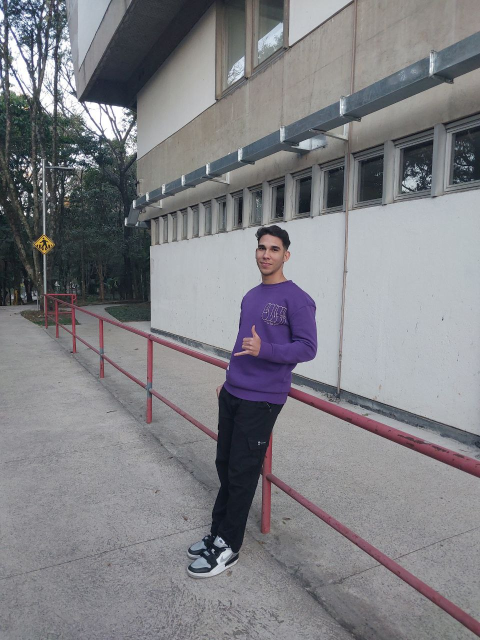
#> input picture input.png, 960 x 1280 px, given in place of the camera (shown at 1/2 size)
$ python main.py
#> lines starting #> are read from the running program, lines starting #| are printed output that depends on the picture
#> in __init__, frame is the input picture: shape (1280, 960, 3); mean B, G, R 132.1, 127.7, 127.8
### src/utils/hud.py
import cv2

class HUD:
    def __init__(self, width, height):
        self.width = width
        self.height = height
        self.active = True

        # Standard exhibition styling
        self.font = cv2.FONT_HERSHEY_SIMPLEX
        self.primary_color = (0, 255, 255)  # Yellow (Titles)
        self.secondary_color = (220, 220, 220) # Off-white (Info)
        self.warning_color = (150, 150, 255) # Light Red/Pink (Alerts)

    def toggle(self):
        self.active = not self.active

    def render(self, frame, effect_name, method_name, remaining_time=None, extra_info=""):
        """
        Draws the interface.
        :param extra_info: Optional status message (e.g., 'No BG Captured')
        """
        if not self.active:
            return

        # 1. Top Left: Effect Status
        self._draw_text(frame, f"EFEITO: {effect_name}", (20, 40), 0.8, self.primary_color)

        if remaining_time is not None:
            self._draw_text(frame, f"Prox. em: {remaining_time:.1f}s", (20, 70), 0.6, self.secondary_color)

        self._draw_text(frame, method_name, (20, 100), 0.5, self.secondary_color)

        # 2. Status / Warning Line (Just below the method name)
        if extra_info:
            self._draw_text(frame, extra_info, (20, 130), 0.6, self.warning_color)

        # 3. Bottom: Controls (Dynamic positioning based on screen height)
        h = frame.shape[0]
        help_text = "n:Prox | m:Modo | b:Fundo | o:Eng | d:HUD | q:Sair"
        self._draw_text(frame, help_text, (20, h - 20), 0.5, self.secondary_color)

    def _draw_text(self, img, text, pos, scale, color):
        """Helper to draw text with a subtle black outline for contrast"""
        # Outline (Black)
        cv2.putText(img, text, pos, self.font, scale, (0, 0, 0), 3, cv2.LINE_AA)
        # Foreground (Color)
        cv2.putText(img, text, pos, self.font, scale, color, 1, cv2.LINE_AA)

### src/core/optFlow.py
import cv2
import numpy as np

class OpticalFlowEngine:
    def __init__(self, method="DIS", scale=0.25):
        self.scale = scale
        self.prev_gray = None
        self.method = method.upper()

        # Initialize DIS (Fastest advanced CPU method)
        self.dis = cv2.DISOpticalFlow_create(cv2.DISOPTICAL_FLOW_PRESET_FAST)

        self.tvl1 = None
        if hasattr(cv2, 'optflow'):
            self.tvl1 = cv2.optflow.createOptFlow_DualTVL1()
            self.tvl1.setInnerIterations(5)
            self.tvl1.setOuterIterations(2)
            self.tvl1.setTau(0.15)

    # [4 lines left out: function set_method, not called in this run]

    def update(self, frame_bgr):
        gray = cv2.cvtColor(frame_bgr, cv2.COLOR_BGR2GRAY)

        if self.prev_gray is None:
            self.prev_gray = gray
            return np.zeros((gray.shape[0], gray.shape[1], 2), dtype=np.float32)

        # 1. Downscale for real-time performance
        prev_small = cv2.resize(self.prev_gray, None, fx=self.scale, fy=self.scale)
        curr_small = cv2.resize(gray, None, fx=self.scale, fy=self.scale)

        # 2. Dispatch to selected Algorithm
        if self.method == "DIS":
            flow_small = self.dis.calc(prev_small, curr_small, None)

        elif self.method == "TVL1":
            flow_small = self.tvl1.calc(prev_small, curr_small, None)

        else: # Default: Farneback (from your backSubtr.py)
            flow_small = cv2.calcOpticalFlowFarneback(
                prev_small, curr_small, None,
                0.5, 3, 15, 3, 5, 1.2, 0
            )

        # 1. Definir o limite mínimo de movimento (magnitude)
        # Ajuste esse valor de acordo com a sensibilidade desejada
        mag_threshold = 0.15

        # 2. Separar os canais X e Y do fluxo
        u = flow_small[..., 0]
        v = flow_small[..., 1]

        # 3. Calcular a magnitude do vetor de movimento para cada pixel
        magnitude = np.hypot(u, v)

        # 4. Zerar (eliminar) os vetores cuja magnitude for menor que o threshold
        flow_small[magnitude < mag_threshold] = 0

        flow_small = flow_small * 2

        # 5. Aplicar a suavização Gaussiana apenas nos movimentos relevantes que restaram
        #flow_small = cv2.GaussianBlur(flow_small, (15, 15), 5.0)

        # 6. Upscale back to original resolution
        h, w = gray.shape
        flow = cv2.resize(flow_small, (w, h))
        flow *= (1.0 / self.scale)

        self.prev_gray = gray.copy()
        return flow

### src/core/background.py
import cv2
import numpy as np
import time
from scipy import ndimage


class BackgroundProcessor:
    def __init__(self):
        self.bg_base = None       # Static Background Model
        self.flow_acc = None      # Motion Accumulator
        self.use_flow_mask = False # Toggle: False=Static, True=Flow

        # Ported Parameters from your script
        self.BIG_K_SIZE = 31
        self.SMALL_K_SIZE = 11
        self.NOISE_THRESHOLD = 2.0
        self.DECAY = 0.90

        self.weight_y = 0.3
        self.weight_cr = 1.2
        self.weight_cb = 1.2

    def set_mode(self, use_flow):
        """Switches between Static BG and Optical Flow masking."""
        self.use_flow_mask = use_flow

    # [25 lines left out: function capture_static_model, not called in this run]

    def get_mask(self, frame, flow):
        """Dispatches to the correct logic based on user selection."""
        if self.use_flow_mask:
            return self._mask_from_flow(flow)
        else:
            return self._mask_from_static(frame)

    def _mask_from_static(self, frame):
        """
        Ported from make_foreground_mask.
        Uses YCrCb difference and Otsu thresholding.
        """
        if self.bg_base is None:
            return np.zeros(frame.shape[:2], dtype=np.uint8)

        # 1. YCrCb Difference
        f_ycc = cv2.cvtColor(frame, cv2.COLOR_BGR2YCrCb)
        b_ycc = cv2.cvtColor(self.bg_base, cv2.COLOR_BGR2YCrCb)
        diff = cv2.absdiff(f_ycc, b_ycc)

        # 2. Weighted Score Port
        # Y=0.5, Cr=1.0, Cb=1.0
        score = (self.weight_y * diff[..., 0] + self.weight_cr * diff[..., 1] + self.weight_cb * diff[..., 2])
        score_u8 = np.clip(score, 0, 255).astype(np.uint8)

        # 3. Otsu Thresholding
        _, mask = cv2.threshold(score_u8, 0, 255, cv2.THRESH_BINARY + cv2.THRESH_OTSU)

        return self._post_process(mask)

    # [61 lines left out: functions _mask_from_flow, _post_process, not called in this run]

### src/utils/benchmarker.py
import numpy as np
import time
import csv
import os
import cv2

class FlowBenchmarker:
    def __init__(self, filename="flow_study_results.csv", sample_interval=0.5):
        """
        :param filename: Where to save the data.
        :param sample_interval: How often to write to disk (in seconds).
                                0.5 means 2 logs per second.
        """
        self.filename = filename
        self.sample_interval = sample_interval
        self.last_log_time = 0
        self.headers = ["Timestamp", "Method", "Latency_ms", "Energy", "Sparsity_pct"]

        # Initialize file with headers if it doesn't exist
        if not os.path.exists(self.filename):
            with open(self.filename, 'w', newline='') as f:
                writer = csv.writer(f)
                writer.writerow(self.headers)

    def log(self, method_name, flow, latency_ms):
        """
        Smart logging: checks if enough time has passed.
        If yes, calculates metrics and saves. If no, does nothing.
        """
        now = time.time()

        # 1. THROTTLE: Stop if we logged too recently
        if (now - self.last_log_time) < self.sample_interval:
            return

        # 2. CALCULATE: Only do the math if we are going to save it
        mag, _ = cv2.cartToPolar(flow[..., 0], flow[..., 1])
        energy = np.mean(mag)

        # Sparsity: % of pixels that are moving (magnitude > 1.0)
        # We multiply by 100 to get a readable percentage (0-100)
        sparsity = (np.count_nonzero(mag > 1.0) / mag.size) * 100

        timestamp_str = time.strftime("%H:%M:%S", time.localtime(now))

        # 3. WRITE: Append to CSV
        try:
            with open(self.filename, 'a', newline='') as f:
                writer = csv.writer(f)
                writer.writerow([timestamp_str, method_name, f"{latency_ms:.2f}", f"{energy:.4f}", f"{sparsity:.2f}"])

            # Update the last log time ONLY after a successful write
            self.last_log_time = now

        except PermissionError:
            # Failsafe: If you have the CSV open in Excel, this prevents the app from crashing
            print("Warning: Could not write to CSV (File might be open).")

### src/effects/timeTunnel.py
import cv2
import numpy as np
from collections import deque
from .baseEffect import BaseEffect

class TimeTunnelEffect(BaseEffect):
    def __init__(self, max_clones=8, frame_delay=6, color_shift=True):
        """
        :param max_clones: Number of clones in the tunnel.
        :param frame_delay: Space (in frames) between each clone.
        :param color_shift: If True, each deeper clone gets a different tint.
        """
        super().__init__("TIME_TUNNEL")
        self.max_clones = max_clones
        self.frame_delay = frame_delay
        self.color_shift = color_shift

        # Buffer stores (Isolated_Person_Image, Mask)
        self.buffer = deque(maxlen=max_clones * frame_delay + 1)

    def apply(self, frame, flow, mask, pose_results=None):
        h, w = frame.shape[:2]

        # 1. Isolate the person immediately (Black background)
        # We only store the 'cutout' to save memory and processing
        person_isolated = np.zeros_like(frame)
        cv2.copyTo(frame, mask, person_isolated)

        # 2. Store current cutout and mask in history
        self.buffer.append((person_isolated.copy(), mask.copy()))

        # 3. Create the Black Canvas for the effect
        canvas = np.zeros_like(frame)

        # 4. Layer Clones: Deepest (oldest) first, Current (newest) last
        for i in range(self.max_clones, 0, -1):
            idx = -(i * self.frame_delay)

            if abs(idx) < len(self.buffer):
                past_person, past_mask = self.buffer[idx]

                if self.color_shift:
                    # Apply a 'Time-Tunnel' tint: older clones fade to blue/purple
                    tint_factor = 1.0 - (i / self.max_clones)
                    clone_to_draw = cv2.addWeighted(
                        past_person, tint_factor,
                        np.zeros_like(past_person), 0, 0
                    )
                    # Shift color hue slightly for each step
                    # (Simplified: just reduce brightness/saturation for depth)
                else:
                    clone_to_draw = past_person

                # Paste the past person onto the black canvas
                cv2.copyTo(clone_to_draw, past_mask, canvas)

        # 5. Final Layer: The 'Present' Person
        cv2.copyTo(person_isolated, mask, canvas)

        return canvas

    def reset(self):
        self.buffer.clear()

class DrosteTunnelEffect(BaseEffect):
    def __init__(self, scale_factor=0.95, zoom_speed=2):
        """
        :param scale_factor: How much each 'step' shrinks (0.9 to 0.99).
        :param zoom_speed: How many pixels the tunnel shifts per frame.
        """
        super().__init__("DROSTE_TUNNEL")
        self.scale_factor = scale_factor
        self.canvas = None

    # [26 lines left out: function apply, not called in this run]

    def reset(self):
        self.canvas = None

### src/effects/geometry.py
import cv2
import numpy as np
from .baseEffect import BaseEffect

class ArrowEffect(BaseEffect):
    def __init__(self, step=30, threshold=2.0, color=(0, 255, 0)):
        super().__init__("ARROWS")
        self.step = step
        self.threshold = threshold
        self.color = color

    # [17 lines left out: function apply, not called in this run]

    def reset(self):
        pass # Arrows don't need persistent memory


class GridWarpEffect(BaseEffect):
    def __init__(self, step=40, amplitude=3.0, color=(0, 255, 255)):
        """
        Deforms a virtual wireframe grid based on optical flow.
        :param step: Distance between grid lines (density).
        :param amplitude: How much the motion 'pulls' the grid.
        :param color: BGR color of the grid lines.
        """
        super().__init__("GRID_WARP")
        self.step = step
        self.amplitude = amplitude
        self.color = color

    # [30 lines left out: function apply, not called in this run]

    def reset(self):
        """No persistent memory needed for this effect."""
        pass

### src/effects/baseEffect.py
from abc import ABC, abstractmethod
import numpy as np

class BaseEffect(ABC):
    def __init__(self, name):
        self.name = name

    # [14 lines left out: functions apply, reset, not called in this run]

### src/effects/fluid.py
import cv2
import numpy as np
from .baseEffect import BaseEffect

class FluidPaintEffect(BaseEffect):
    def __init__(self, decay=0.985, advect_gain=2.0):
        super().__init__("FLUID_PAINT_BG")
        self.decay = decay
        self.advect_gain = advect_gain
        self.canvas = None

    # [43 lines left out: function apply, not called in this run]

    def reset(self):
        self.canvas = None

### src/effects/debug.py
import cv2
import numpy as np
from .baseEffect import BaseEffect

class ShowMaskEffect(BaseEffect):
    def __init__(self):
        """
        Visualizes the binary foreground mask.
        Useful for academic comparison between Static and Flow methods.
        """
        super().__init__("SHOW_MASK")

    # [12 lines left out: function apply, not called in this run]

    def reset(self):
        """No persistent state to reset."""
        pass

### src/main.py
import os
import cv2
import time
import numpy as np
from core.optFlow import OpticalFlowEngine
from core.background import BackgroundProcessor
from effects.geometry import ArrowEffect, GridWarpEffect
from effects.fluid import FluidPaintEffect
from effects.debug import ShowMaskEffect
from effects.trails import MotionTrailEffect
from effects.clones import SolidCloneEffect
from effects.timeTunnel import TimeTunnelEffect, DrosteTunnelEffect
from effects.filters import CartoonEffect, HeatmapEffect, NegativeEffect
from utils.hud import HUD
from utils.benchmarker import FlowBenchmarker

class ExhibitionApp:
    def __init__(self):
        # 1. Initialize Camera
        self.cap = cv2.VideoCapture(4) # FIXME
        ret, frame = self.cap.read()
        if not ret: raise RuntimeError("Could not initialize camera.")

        # 2. Engine Setup
        self.flow_engine = OpticalFlowEngine(scale=0.5)
        self.bg_processor = BackgroundProcessor()

        # 3. Effects Playlist
        self.effects = [
            #HeatmapEffect(),     # Adds a colorful, thermal-camera vibe
            #CartoonEffect(),     # Adds a comic-book aesthetic
            #NegativeEffect(),    # Classic high-contrast look
            TimeTunnelEffect(max_clones=10, frame_delay=15),
            #SolidCloneEffect(max_clones=4, frame_delay=8),
            #DrosteTunnelEffect(scale_factor=0.94), # Faster recession
            DrosteTunnelEffect(scale_factor=0.98), # Slow, hypnotic recession
            ShowMaskEffect(),
            FluidPaintEffect(decay=0.985),
            GridWarpEffect(step=40, amplitude=10.0),
            #MotionTrailEffect(trail_length=0.95),
            ArrowEffect(step=30)
        ]
        self.current_idx = 0
        self.effect_duration = 30.0
        self.start_time = time.time()

        # 4. Window & HUD Setup
        h, w = frame.shape[:2]
        self.hud = HUD(w, h)
        self.window_name = "Exhibition"

        # Use WINDOW_NORMAL to keep window controls (Minimize/Resize/Close)
        cv2.namedWindow(self.window_name, cv2.WINDOW_NORMAL)

        # Resize to a large standard resolution to fill the screen automatically
        # You can change (1280, 720) to (1920, 1080) if you have a Full HD screen
        cv2.resizeWindow(self.window_name, 1280, 720)

        cv2.createTrackbar("Peso Y", self.window_name, 30, 300, self.update_weights)
        cv2.createTrackbar("Peso Cr", self.window_name, 120, 300, self.update_weights)
        cv2.createTrackbar("Peso Cb", self.window_name, 120, 300, self.update_weights)

        # 5. Optical Flow Setup
        self.flow_methods = ["DIS", "TVL1", "FARNEBACK"]
        self.flow_idx = 0
        self.flow_engine = OpticalFlowEngine(method=self.flow_methods[self.flow_idx])

        # 6. Benchmark
        self.benchmarker = FlowBenchmarker("../data/csv/exhibition_data.csv", sample_interval=0.5)

    def run(self):
        while True:
            ret, frame = self.cap.read()
            if not ret: break
            frame = cv2.flip(frame, 1) # Mirror view
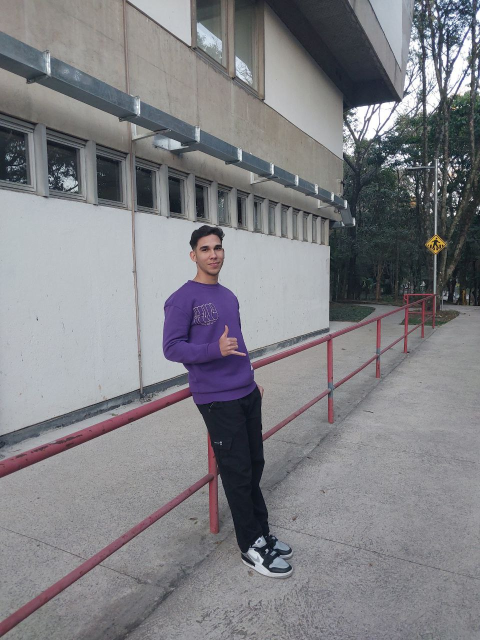
#> frame: shape (1280, 960, 3) (shown at 1/2 size); mean B, G, R 132.1, 127.7, 127.8

            # --- Processing ---
            t0 = time.time()
            flow = self.flow_engine.update(frame)
#> in update, `gray = cv2.cvtColor(frame_bgr, cv2.COLOR_BGR2GRAY)`:
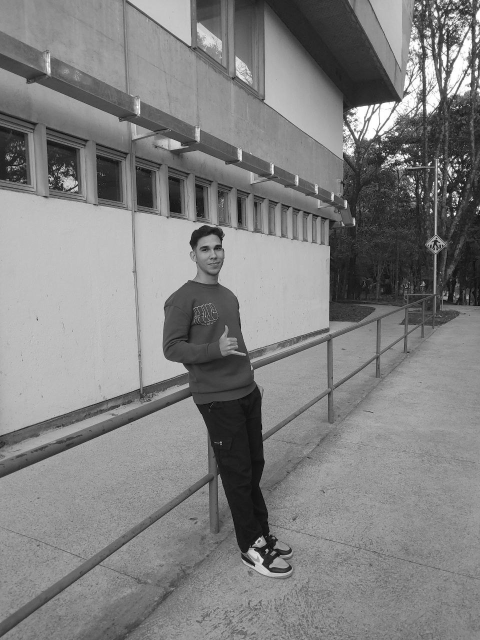
#> gray: shape (1280, 960) (shown at 1/2 size); min 0, max 255, mean 128.2
            t1 = time.time()

            mask = self.bg_processor.get_mask(frame, flow)
#> in get_mask, `return self._mask_from_static(frame)`: returned value: shape (1280, 960); every value is 0

            latency = (t1 - t0) * 1000
            self.benchmarker.log(self.flow_engine.method, flow, latency)
#> in log, `mag, _ = cv2.cartToPolar(flow[..., 0], flow[..., 1])`: mag: shape (1280, 960) float32; every value is 0
#> in log, `energy = np.mean(mag)`: energy = 0

            # --- Auto Rotation ---
            elapsed = time.time() - self.start_time
            if elapsed > self.effect_duration:
                self.next_effect()
                elapsed = 0

            # --- Render Effect ---
            current_effect = self.effects[self.current_idx]
            try:
                output = current_effect.apply(frame, flow, mask)
#> in apply, `cv2.copyTo(frame, mask, person_isolated)`: person_isolated: shape (1280, 960, 3); every value is 0
            except Exception as e:
                print(f"Error in {current_effect.name}: {e}")
                output = frame

            # --- HUD & Status Logic ---
            is_flow_mode = self.bg_processor.use_flow_mask      # Determine the mode label
            method_label = "MODE: " + ("Motion (Flow)" if is_flow_mode else "Static")

            status_parts = []
            # Only show the Engine if we are in Flow Mode
            if is_flow_mode:
                status_parts.append(f"ENGINE: {self.flow_engine.method}")

            # Always show the background warning if it's missing
            if not is_flow_mode and self.bg_processor.bg_base is None:
                status_parts.append("No BG captured (Press 'b')")

            full_status = " | ".join(status_parts)
            self.hud.render(
                output,
                current_effect.name,
                method_label,
                remaining_time=(self.effect_duration - elapsed),
                extra_info=full_status
            )
#> in _draw_text (call 5), `cv2.putText(img, text, pos, self.font, scale, color, 1, cv2.LINE_AA)`:
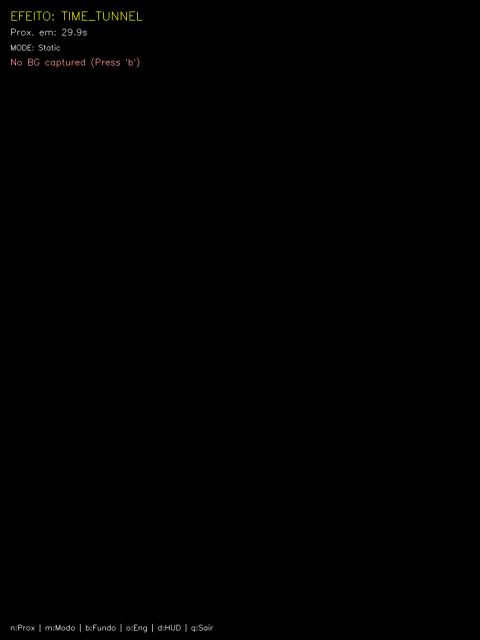
#> img: shape (1280, 960, 3) (shown at 1/2 size); mean of channels 0, 1, 2 0.4, 0.6, 0.6; drawn as B, G, R

            cv2.imshow(self.window_name, output)

            if self.handle_input():
#> (key q is pressed here)
                break

        self.cleanup()

    def next_effect(self):
        self.current_idx = (self.current_idx + 1) % len(self.effects)
        self.effects[self.current_idx].reset()
        self.start_time = time.time()

    def handle_input(self):
        key = cv2.waitKey(1) & 0xFF
        if key in [ord('q'), 27]: return True
        elif key == ord('n'): self.next_effect()
        elif key == ord('m'): self.bg_processor.set_mode(not self.bg_processor.use_flow_mask)
        elif key == ord('b'): self.bg_processor.capture_static_model(self.cap)
        elif key == ord('d'): self.hud.toggle()
        elif key == ord('r'): self.effects[self.current_idx].reset()
        if key == ord('o'): # Cycle Optical Flow Engines
            self.flow_idx = (self.flow_idx + 1) % len(self.flow_methods)
            new_method = self.flow_methods[self.flow_idx]
            self.flow_engine.set_method(new_method)
            print(f"Switched Flow Engine to: {new_method}")

        return False

    def cleanup(self):
        """
        Safely shuts down the application and resets the camera.
        """
        print("Cleaning up and resetting camera settings...")

        # 1. Reset Camera Settings (Linux/Ubuntu v4l2 commands)
        # These commands revert the C922 to its default Auto modes.
        try:
            # 3 = Auto Exposure on many cameras (V4L2_EXPOSURE_AUTO)
            os.system("v4l2-ctl -d /dev/video0 --set-ctrl=exposure_auto=3")
            # 1 = Enable Auto Focus
            os.system("v4l2-ctl -d /dev/video0 --set-ctrl=focus_auto=1")
            print("Camera Auto-features restored.")
        except Exception as e:
            print(f"Note: Could not reset camera via terminal: {e}")

        # 2. Release hardware
        if self.cap.isOpened():
            self.cap.release()

        # 3. Close GUI
        cv2.destroyAllWindows()
        print("Exhibition closed successfully.")


    def update_weights(self, val):
        """Callback chamado sempre que um slider é movido pelo mouse."""
        # Lê os valores atuais (0 a 300) da janela
        y_val = cv2.getTrackbarPos("Peso Y", self.window_name)
        cr_val = cv2.getTrackbarPos("Peso Cr", self.window_name)
        cb_val = cv2.getTrackbarPos("Peso Cb", self.window_name)

        # Divide por 100 para voltar a ter casas decimais (ex: 120 vira 1.2)
        # e atualiza o processador de background
        self.bg_processor.weight_y = y_val / 100.0
        self.bg_processor.weight_cr = cr_val / 100.0
        self.bg_processor.weight_cb = cb_val / 100.0

        print(f"Pesos Atualizados -> Y: {self.bg_processor.weight_y}, Cr: {self.bg_processor.weight_cr}, Cb: {self.bg_processor.weight_cb}")

# --- THE EXECUTION PART ---
if __name__ == "__main__":
    app = ExhibitionApp()
    try:
        app.run()
    finally:
        # The 'finally' block ensures cleanup runs even if the code crashes
        app.cleanup()
